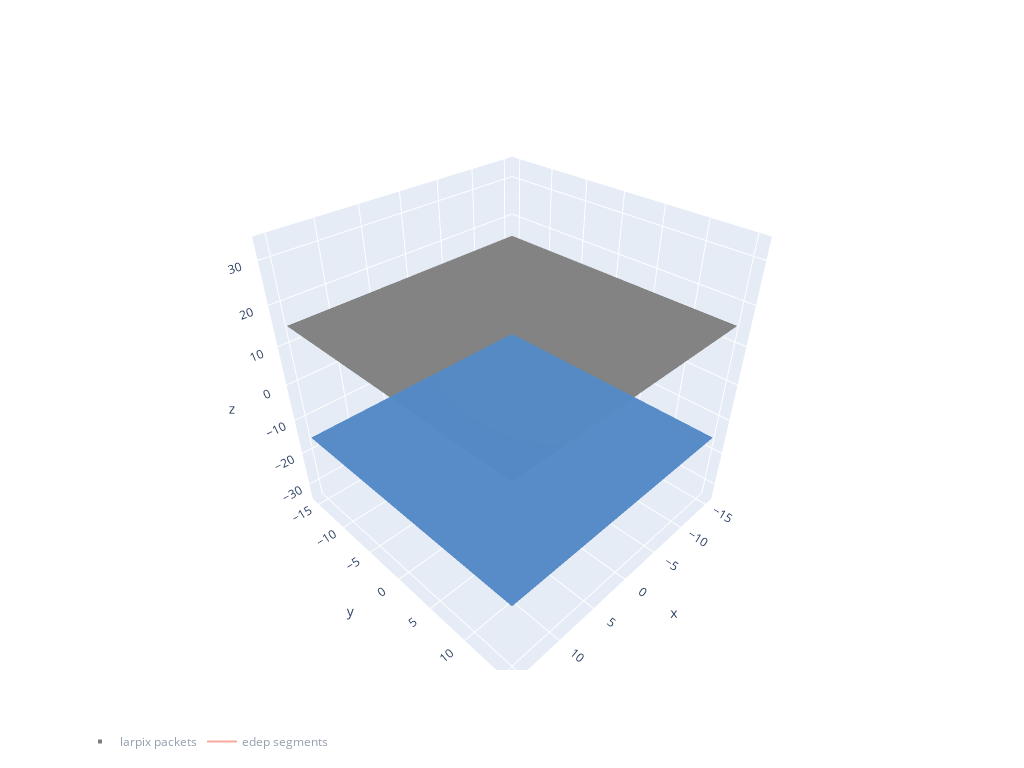

The code cell stored with this chart in its notebook:
### Code cell
fig = go.Figure()

fig.add_traces(draw_cathode_planes(
    geom_dict,
    tpc_centers,
    showscale=False,
    opacity=0.3,
    colorscale='gray',
))

fig.add_traces(draw_anode_planes(
    geom_dict,
    tpc_centers,
    showscale=False,
    opacity=0.3,
    colorscale='ice',
))


trace = go.Scatter3d(
        x=x, y=y, z=z,
        marker_color=dQ,
        name='larpix packets',
        mode='markers',
        visible='legendonly',
        marker_size=4,
        marker_symbol='square',
        showlegend=True,
        opacity=1.
        )

tracks = plot_tracks(seg_ev, 
                     mode="lines",
                     name="edep segments",
                     visible='legendonly',
                     showlegend=True
                     )

fig.update_layout(
    width=1024, height=768,
    legend_orientation="h",
    scene = dict(
        zaxis = dict(range=[-35,35],),),
                     
)

fig.add_traces(trace)
fig.add_traces(tracks)
fig.show()
#Make sure to click on the "Larpix packets" and "edep segments" icons on the plot so that they are visible!

### Figure 1 — Plotly figure (JSON) as saved in the notebook; plotly's stock layout.template omitted (floating-point values rounded to 4 significant figures; data arrays with more than 128 entries replaced by an {"elided": "..."} marker saying what was removed)
{"data": [{"colorscale": [[0, "rgb(0, 0, 0)"], [0.09091, "rgb(16, 16, 16)"], [0.1818, "rgb(38, 38, 38)"], [0.2727, "rgb(59, 59, 59)"], [0.3636, "rgb(81, 80, 80)"], [0.4545, "rgb(102, 101, 101)"], [0.5455, "rgb(124, 123, 122)"], [0.6364, "rgb(146, 146, 145)"], [0.7273, "rgb(171, 171, 170)"], [0.8182, "rgb(197, 197, 195)"], [0.9091, "rgb(224, 224, 223)"], [1, "rgb(254, 254, 253)"]], "opacity": 0.3, "showscale": false, "type": "surface", "x": [-15.3, 15.3], "y": [-15.3, 15.3], "z": [[15.13, 15.13], [15.13, 15.13]]}, {"colorscale": [[0, "rgb(0, 0, 0)"], [0.09091, "rgb(16, 16, 16)"], [0.1818, "rgb(38, 38, 38)"], [0.2727, "rgb(59, 59, 59)"], [0.3636, "rgb(81, 80, 80)"], [0.4545, "rgb(102, 101, 101)"], [0.5455, "rgb(124, 123, 122)"], [0.6364, "rgb(146, 146, 145)"], [0.7273, "rgb(171, 171, 170)"], [0.8182, "rgb(197, 197, 195)"], [0.9091, "rgb(224, 224, 223)"], [1, "rgb(254, 254, 253)"]], "opacity": 0.3, "showscale": false, "type": "surface", "x": [-15.3, 15.3], "y": [-15.3, 15.3], "z": [[15.13, 15.13], [15.13, 15.13]]}, {"colorscale": [[0, "rgb(0, 0, 0)"], [0.09091, "rgb(16, 16, 16)"], [0.1818, "rgb(38, 38, 38)"], [0.2727, "rgb(59, 59, 59)"], [0.3636, "rgb(81, 80, 80)"], [0.4545, "rgb(102, 101, 101)"], [0.5455, "rgb(124, 123, 122)"], [0.6364, "rgb(146, 146, 145)"], [0.7273, "rgb(171, 171, 170)"], [0.8182, "rgb(197, 197, 195)"], [0.9091, "rgb(224, 224, 223)"], [1, "rgb(254, 254, 253)"]], "opacity": 0.3, "showscale": false, "type": "surface", "x": [-15.3, 15.3], "y": [-15.3, 15.3], "z": [[15.13, 15.13], [15.13, 15.13]]}, {"colorscale": [[0, "rgb(0, 0, 0)"], [0.09091, "rgb(16, 16, 16)"], [0.1818, "rgb(38, 38, 38)"], [0.2727, "rgb(59, 59, 59)"], [0.3636, "rgb(81, 80, 80)"], [0.4545, "rgb(102, 101, 101)"], [0.5455, "rgb(124, 123, 122)"], [0.6364, "rgb(146, 146, 145)"], [0.7273, "rgb(171, 171, 170)"], [0.8182, "rgb(197, 197, 195)"], [0.9091, "rgb(224, 224, 223)"], [1, "rgb(254, 254, 253)"]], "opacity": 0.3, "showscale": false, "type": "surface", "x": [-15.3, 15.3], "y": [-15.3, 15.3], "z": [[15.13, 15.13], [15.13, 15.13]]}, {"colorscale": [[0, "rgb(0, 0, 0)"], [0.09091, "rgb(16, 16, 16)"], [0.1818, "rgb(38, 38, 38)"], [0.2727, "rgb(59, 59, 59)"], [0.3636, "rgb(81, 80, 80)"], [0.4545, "rgb(102, 101, 101)"], [0.5455, "rgb(124, 123, 122)"], [0.6364, "rgb(146, 146, 145)"], [0.7273, "rgb(171, 171, 170)"], [0.8182, "rgb(197, 197, 195)"], [0.9091, "rgb(224, 224, 223)"], [1, "rgb(254, 254, 253)"]], "opacity": 0.3, "showscale": false, "type": "surface", "x": [-15.3, 15.3], "y": [-15.3, 15.3], "z": [[15.13, 15.13], [15.13, 15.13]]}, {"colorscale": [[0, "rgb(0, 0, 0)"], [0.09091, "rgb(16, 16, 16)"], [0.1818, "rgb(38, 38, 38)"], [0.2727, "rgb(59, 59, 59)"], [0.3636, "rgb(81, 80, 80)"], [0.4545, "rgb(102, 101, 101)"], [0.5455, "rgb(124, 123, 122)"], [0.6364, "rgb(146, 146, 145)"], [0.7273, "rgb(171, 171, 170)"], [0.8182, "rgb(197, 197, 195)"], [0.9091, "rgb(224, 224, 223)"], [1, "rgb(254, 254, 253)"]], "opacity": 0.3, "showscale": false, "type": "surface", "x": [-15.3, 15.3], "y": [-15.3, 15.3], "z": [[15.13, 15.13], [15.13, 15.13]]}, {"colorscale": [[0, "rgb(0, 0, 0)"], [0.09091, "rgb(16, 16, 16)"], [0.1818, "rgb(38, 38, 38)"], [0.2727, "rgb(59, 59, 59)"], [0.3636, "rgb(81, 80, 80)"], [0.4545, "rgb(102, 101, 101)"], [0.5455, "rgb(124, 123, 122)"], [0.6364, "rgb(146, 146, 145)"], [0.7273, "rgb(171, 171, 170)"], [0.8182, "rgb(197, 197, 195)"], [0.9091, "rgb(224, 224, 223)"], [1, "rgb(254, 254, 253)"]], "opacity": 0.3, "showscale": false, "type": "surface", "x": [-15.3, 15.3], "y": [-15.3, 15.3], "z": [[15.13, 15.13], [15.13, 15.13]]}, {"colorscale": [[0, "rgb(0, 0, 0)"], [0.09091, "rgb(16, 16, 16)"], [0.1818, "rgb(38, 38, 38)"], [0.2727, "rgb(59, 59, 59)"], [0.3636, "rgb(81, 80, 80)"], [0.4545, "rgb(102, 101, 101)"], [0.5455, "rgb(124, 123, 122)"], [0.6364, "rgb(146, 146, 145)"], [0.7273, "rgb(171, 171, 170)"], [0.8182, "rgb(197, 197, 195)"], [0.9091, "rgb(224, 224, 223)"], [1, "rgb(254, 254, 253)"]], "opacity": 0.3, "showscale": false, "type": "surface", "x": [-15.3, 15.3], "y": [-15.3, 15.3], "z": [[15.13, 15.13], [15.13, 15.13]]}, {"colorscale": [[0, "rgb(0, 0, 0)"], [0.09091, "rgb(16, 16, 16)"], [0.1818, "rgb(38, 38, 38)"], [0.2727, "rgb(59, 59, 59)"], [0.3636, "rgb(81, 80, 80)"], [0.4545, "rgb(102, 101, 101)"], [0.5455, "rgb(124, 123, 122)"], [0.6364, "rgb(146, 146, 145)"], [0.7273, "rgb(171, 171, 170)"], [0.8182, "rgb(197, 197, 195)"], [0.9091, "rgb(224, 224, 223)"], [1, "rgb(254, 254, 253)"]], "opacity": 0.3, "showscale": false, "type": "surface", "x": [-15.3, 15.3], "y": [-15.3, 15.3], "z": [[15.13, 15.13], [15.13, 15.13]]}, {"colorscale": [[0, "rgb(0, 0, 0)"], [0.09091, "rgb(16, 16, 16)"], [0.1818, "rgb(38, 38, 38)"], [0.2727, "rgb(59, 59, 59)"], [0.3636, "rgb(81, 80, 80)"], [0.4545, "rgb(102, 101, 101)"], [0.5455, "rgb(124, 123, 122)"], [0.6364, "rgb(146, 146, 145)"], [0.7273, "rgb(171, 171, 170)"], [0.8182, "rgb(197, 197, 195)"], [0.9091, "rgb(224, 224, 223)"], [1, "rgb(254, 254, 253)"]], "opacity": 0.3, "showscale": false, "type": "surface", "x": [-15.3, 15.3], "y": [-15.3, 15.3], "z": [[15.13, 15.13], [15.13, 15.13]]}, {"colorscale": [[0, "rgb(3, 5, 18)"], [0.09091, "rgb(25, 25, 51)"], [0.1818, "rgb(44, 42, 87)"], [0.2727, "rgb(58, 60, 125)"], [0.3636, "rgb(62, 83, 160)"], [0.4545, "rgb(62, 109, 178)"], [0.5455, "rgb(72, 134, 187)"], [0.6364, "rgb(89, 159, 196)"], [0.7273, "rgb(114, 184, 205)"], [0.8182, "rgb(149, 207, 216)"], [0.9091, "rgb(192, 229, 232)"], [1, "rgb(234, 252, 253)"]], "opacity": 0.3, "showscale": false, "type": "surface", "x": [-15.3, 15.3], "y": [-15.3, 15.3], "z": [[-15.13, -15.13], [-15.13, -15.13]]}, {"colorscale": [[0, "rgb(3, 5, 18)"], [0.09091, "rgb(25, 25, 51)"], [0.1818, "rgb(44, 42, 87)"], [0.2727, "rgb(58, 60, 125)"], [0.3636, "rgb(62, 83, 160)"], [0.4545, "rgb(62, 109, 178)"], [0.5455, "rgb(72, 134, 187)"], [0.6364, "rgb(89, 159, 196)"], [0.7273, "rgb(114, 184, 205)"], [0.8182, "rgb(149, 207, 216)"], [0.9091, "rgb(192, 229, 232)"], [1, "rgb(234, 252, 253)"]], "opacity": 0.3, "showscale": false, "type": "surface", "x": [-15.3, 15.3], "y": [-15.3, 15.3], "z": [[-15.13, -15.13], [-15.13, -15.13]]}, {"colorscale": [[0, "rgb(3, 5, 18)"], [0.09091, "rgb(25, 25, 51)"], [0.1818, "rgb(44, 42, 87)"], [0.2727, "rgb(58, 60, 125)"], [0.3636, "rgb(62, 83, 160)"], [0.4545, "rgb(62, 109, 178)"], [0.5455, "rgb(72, 134, 187)"], [0.6364, "rgb(89, 159, 196)"], [0.7273, "rgb(114, 184, 205)"], [0.8182, "rgb(149, 207, 216)"], [0.9091, "rgb(192, 229, 232)"], [1, "rgb(234, 252, 253)"]], "opacity": 0.3, "showscale": false, "type": "surface", "x": [-15.3, 15.3], "y": [-15.3, 15.3], "z": [[-15.13, -15.13], [-15.13, -15.13]]}, {"colorscale": [[0, "rgb(3, 5, 18)"], [0.09091, "rgb(25, 25, 51)"], [0.1818, "rgb(44, 42, 87)"], [0.2727, "rgb(58, 60, 125)"], [0.3636, "rgb(62, 83, 160)"], [0.4545, "rgb(62, 109, 178)"], [0.5455, "rgb(72, 134, 187)"], [0.6364, "rgb(89, 159, 196)"], [0.7273, "rgb(114, 184, 205)"], [0.8182, "rgb(149, 207, 216)"], [0.9091, "rgb(192, 229, 232)"], [1, "rgb(234, 252, 253)"]], "opacity": 0.3, "showscale": false, "type": "surface", "x": [-15.3, 15.3], "y": [-15.3, 15.3], "z": [[-15.13, -15.13], [-15.13, -15.13]]}, {"colorscale": [[0, "rgb(3, 5, 18)"], [0.09091, "rgb(25, 25, 51)"], [0.1818, "rgb(44, 42, 87)"], [0.2727, "rgb(58, 60, 125)"], [0.3636, "rgb(62, 83, 160)"], [0.4545, "rgb(62, 109, 178)"], [0.5455, "rgb(72, 134, 187)"], [0.6364, "rgb(89, 159, 196)"], [0.7273, "rgb(114, 184, 205)"], [0.8182, "rgb(149, 207, 216)"], [0.9091, "rgb(192, 229, 232)"], [1, "rgb(234, 252, 253)"]], "opacity": 0.3, "showscale": false, "type": "surface", "x": [-15.3, 15.3], "y": [-15.3, 15.3], "z": [[-15.13, -15.13], [-15.13, -15.13]]}, {"colorscale": [[0, "rgb(3, 5, 18)"], [0.09091, "rgb(25, 25, 51)"], [0.1818, "rgb(44, 42, 87)"], [0.2727, "rgb(58, 60, 125)"], [0.3636, "rgb(62, 83, 160)"], [0.4545, "rgb(62, 109, 178)"], [0.5455, "rgb(72, 134, 187)"], [0.6364, "rgb(89, 159, 196)"], [0.7273, "rgb(114, 184, 205)"], [0.8182, "rgb(149, 207, 216)"], [0.9091, "rgb(192, 229, 232)"], [1, "rgb(234, 252, 253)"]], "opacity": 0.3, "showscale": false, "type": "surface", "x": [-15.3, 15.3], "y": [-15.3, 15.3], "z": [[-15.13, -15.13], [-15.13, -15.13]]}, {"colorscale": [[0, "rgb(3, 5, 18)"], [0.09091, "rgb(25, 25, 51)"], [0.1818, "rgb(44, 42, 87)"], [0.2727, "rgb(58, 60, 125)"], [0.3636, "rgb(62, 83, 160)"], [0.4545, "rgb(62, 109, 178)"], [0.5455, "rgb(72, 134, 187)"], [0.6364, "rgb(89, 159, 196)"], [0.7273, "rgb(114, 184, 205)"], [0.8182, "rgb(149, 207, 216)"], [0.9091, "rgb(192, 229, 232)"], [1, "rgb(234, 252, 253)"]], "opacity": 0.3, "showscale": false, "type": "surface", "x": [-15.3, 15.3], "y": [-15.3, 15.3], "z": [[-15.13, -15.13], [-15.13, -15.13]]}, {"colorscale": [[0, "rgb(3, 5, 18)"], [0.09091, "rgb(25, 25, 51)"], [0.1818, "rgb(44, 42, 87)"], [0.2727, "rgb(58, 60, 125)"], [0.3636, "rgb(62, 83, 160)"], [0.4545, "rgb(62, 109, 178)"], [0.5455, "rgb(72, 134, 187)"], [0.6364, "rgb(89, 159, 196)"], [0.7273, "rgb(114, 184, 205)"], [0.8182, "rgb(149, 207, 216)"], [0.9091, "rgb(192, 229, 232)"], [1, "rgb(234, 252, 253)"]], "opacity": 0.3, "showscale": false, "type": "surface", "x": [-15.3, 15.3], "y": [-15.3, 15.3], "z": [[-15.13, -15.13], [-15.13, -15.13]]}, {"colorscale": [[0, "rgb(3, 5, 18)"], [0.09091, "rgb(25, 25, 51)"], [0.1818, "rgb(44, 42, 87)"], [0.2727, "rgb(58, 60, 125)"], [0.3636, "rgb(62, 83, 160)"], [0.4545, "rgb(62, 109, 178)"], [0.5455, "rgb(72, 134, 187)"], [0.6364, "rgb(89, 159, 196)"], [0.7273, "rgb(114, 184, 205)"], [0.8182, "rgb(149, 207, 216)"], [0.9091, "rgb(192, 229, 232)"], [1, "rgb(234, 252, 253)"]], "opacity": 0.3, "showscale": false, "type": "surface", "x": [-15.3, 15.3], "y": [-15.3, 15.3], "z": [[-15.13, -15.13], [-15.13, -15.13]]}, {"colorscale": [[0, "rgb(3, 5, 18)"], [0.09091, "rgb(25, 25, 51)"], [0.1818, "rgb(44, 42, 87)"], [0.2727, "rgb(58, 60, 125)"], [0.3636, "rgb(62, 83, 160)"], [0.4545, "rgb(62, 109, 178)"], [0.5455, "rgb(72, 134, 187)"], [0.6364, "rgb(89, 159, 196)"], [0.7273, "rgb(114, 184, 205)"], [0.8182, "rgb(149, 207, 216)"], [0.9091, "rgb(192, 229, 232)"], [1, "rgb(234, 252, 253)"]], "opacity": 0.3, "showscale": false, "type": "surface", "x": [-15.3, 15.3], "y": [-15.3, 15.3], "z": [[-15.13, -15.13], [-15.13, -15.13]]}, {"marker": {"color": [7.051, 8.039, 8.039, 8.039, 7.051, 8.039, 7.051, 8.039, 8.039, 8.039, 8.039, 7.051, 8.039, 8.039, 9.027, 8.039, 8.039, 8.039, 7.051, 7.051, 10.02, 11.0, 10.02, 11.99, 10.02, 11.0, 10.02, 10.02, 11.0, 9.027, 9.027, 9.027, 8.039, 7.051, 7.051, 11.99, 12.98, 12.98, 12.98, 11.99, 11.99, 11.0, 12.98, 11.99, 8.039, 8.039, 7.051, 8.039, 7.051, 7.051, 7.051, 8.039, 8.039, 7.051, 8.039, 9.027, 8.039, 7.051, 8.039, 8.039, 9.027, 11.0, 9.027, 9.027, 8.039, 7.051, 7.051, 7.051, 7.051, 7.051, 9.027, 7.051, 7.051, 8.039, 9.027, 10.02, 10.02, 10.02, 11.0, 7.051, 10.02, 9.027, 11.0, 11.99, 11.0], "size": 4, "symbol": "square"}, "mode": "markers", "name": "larpix packets", "opacity": 1, "showlegend": true, "type": "scatter3d", "visible": "legendonly", "x": [-1.552, -1.109, 3.769, -0.6651, -0.6651, -0.2217, -0.2217, -0.2217, -0.2217, -0.2217, 0.6651, 0.6651, -0.2217, -0.2217, -0.2217, 0.2217, 0.2217, 0.2217, 0.2217, 0.2217, 0.2217, 0.2217, 0.2217, 0.2217, 0.2217, 0.2217, 0.2217, 0.2217, 0.2217, 0.2217, 0.2217, 0.2217, 0.2217, 0.2217, 0.2217, 0.6651, 0.6651, 0.6651, 0.6651, 0.6651, 0.6651, 0.6651, 0.6651, 0.6651, 0.6651, 1.108, 1.108, 1.108, 1.108, 1.552, 1.552, 1.552, 1.552, 1.995, -0.6651, -0.2217, 0.2217, 0.2217, 0.6651, 0.6651, 0.6651, 0.6651, 0.6651, 0.6651, 0.6651, 0.6651, 0.6651, 0.6651, 0.6651, 0.6651, 0.6651, 1.995, 1.995, -1.109, -1.109, -1.109, -0.6651, -0.6651, -0.2217, 0.2217, -1.552, -1.552, -1.552, -1.552, -1.995], "y": [-3.325, -3.325, -2.882, -1.108, -0.6651, -0.6651, -0.2217, -0.2217, -0.2217, -0.2217, -0.2217, -0.2217, 0.2217, 0.2217, 0.2217, 0.2217, 0.2217, 0.2217, 0.2217, 0.2217, 0.2217, 0.2217, 0.2217, 0.2217, 0.2217, 0.2217, 0.2217, 0.2217, 0.2217, 0.2217, 0.2217, 0.2217, 0.2217, 0.2217, 0.2217, 0.2217, 0.2217, 0.2217, 0.2217, 0.2217, 0.2217, 0.2217, 0.2217, 0.2217, 0.2217, 0.2217, 0.2217, 0.2217, 0.2217, 0.2217, 0.2217, 0.2217, 0.2217, 0.2217, 0.6651, 0.6651, 0.6651, 0.6651, 0.6651, 0.6651, 0.6651, 0.6651, 0.6651, 0.6651, 0.6651, 0.6651, 0.6651, 0.6651, 0.6651, 0.6651, 0.6651, 0.6651, 0.6651, 1.109, 1.109, 1.109, 1.109, 1.109, 1.109, 1.109, 1.552, 1.552, 1.552, 1.995, 2.439], "z": [-11.19, -10.99, -11.28, -10.23, -10.48, -10.71, -11.1, -10.96, -10.8, -10.67, -12.65, -12.41, -11.76, -11.64, -11.54, -13.2, -13.07, -12.96, -12.81, -12.69, -12.58, -12.49, -12.42, -12.34, -12.26, -12.18, -12.11, -12.02, -11.93, -11.84, -11.76, -11.65, -11.46, -11.31, -11.03, -13.27, -13.2, -13.13, -13.06, -13.0, -12.94, -12.87, -12.81, -12.74, -12.66, -12.74, -12.6, -12.43, -12.22, -12.07, -11.91, -11.75, -11.57, -11.28, -11.33, -11.44, -13.1, -10.46, -13.26, -13.07, -12.96, -12.88, -12.49, -12.28, -12.15, -11.7, -11.45, -11.1, -10.78, -10.59, -10.5, -10.76, -10.61, -11.74, -11.61, -11.19, -11.75, -11.27, -11.62, -11.95, -11.57, -11.05, -10.98, -10.91, -10.96]}, {"mode": "lines", "name": "edep segments", "showlegend": true, "type": "scatter3d", "visible": "legendonly", "x": {"elided": "2256 float values"}, "y": {"elided": "2256 float values"}, "z": {"elided": "2256 float values"}}], "layout": {"height": 768, "legend": {"orientation": "h"}, "scene": {"zaxis": {"range": [-35, 35]}}, "width": 1024}}
